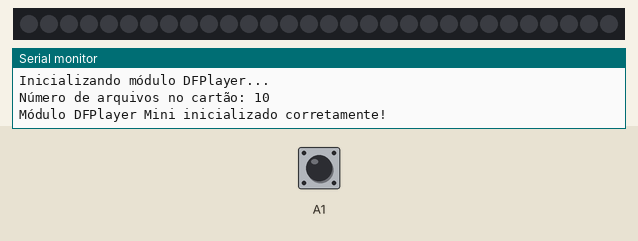
Simulated run of this sketch. Board: Arduino Uno, built with avr-gcc and run on an emulated ATmega328P. On the bench: 30 RGB LEDs in strip order, left to right, the last lines printed to the serial monitor. Inputs (shaded band) come from the test bench; at power-on: A1 HIGH. The audio player accepts every command and is not drawn.

Above: at 1.7 s.
1.8 s: A1 pulled LOW for 0.15 s
At 3.4 s:
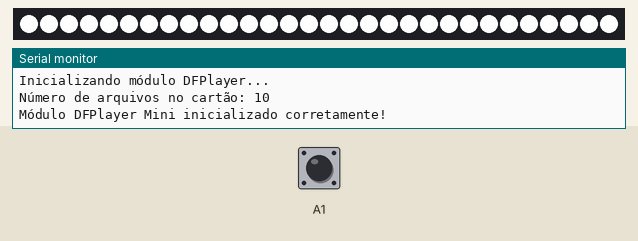
4.2 s: A1 pulled LOW for 1 s
At 4.84 s:
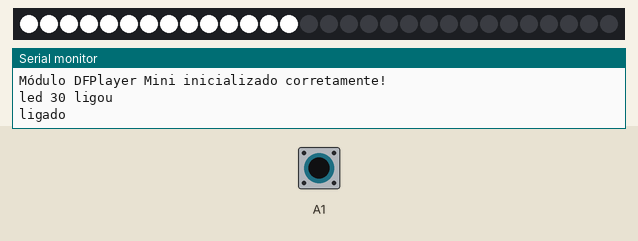
7.2 s: A1 pulled LOW for 3.2 s
At 8.65 s:
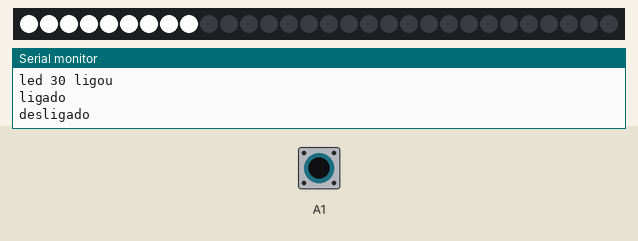
Timing chart, 0 to 10.2 s (numbered marks = the images above; inputs shaded):
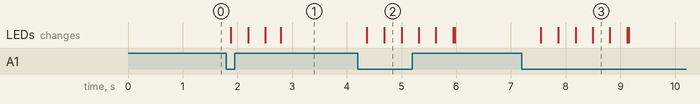

The sketch:

ledSabreInterruptorteste.ino
```cpp
#include <SoftwareSerial.h>
#include <DFRobotDFPlayerMini.h>
#include<Wire.h>
#include <FastLED.h>
#define NUM_LEDS 30
#define DATA_PIN 6

//musica
SoftwareSerial mySoftwareSerial(10, 11); // RX, TX
DFRobotDFPlayerMini myDFPlayer;


//-led e botão
CRGB leds[NUM_LEDS];
int numero = 0;
int cont = 0;
int cont2 = 0;
int cont3 = 0;
int estadoBoton1 = 0;
//movimentacao
const int MPU = 0x68;
float AccX, AccY, AccZ;


void setup() {
  mySoftwareSerial.begin(9600);
  Serial.begin(9600);

  //inicializa os leds
  LEDS.addLeds<WS2811,DATA_PIN,GRB>(leds,NUM_LEDS);
  pinMode(A1,INPUT_PULLUP);

/*  // Inicializa o MPU-6050
  Wire.begin();
  Wire.beginTransmission(MPU);
  Wire.write(0x6B);
  Wire.write(0);
  Wire.endTransmission(true);
  // Configura Acelerometro para fundo de escala desejado
  /*
      Wire.write(0b00000000); // fundo de escala em +/-2g
      Wire.write(0b00001000); // fundo de escala em +/-4g
      Wire.write(0b00010000); // fundo de escala em +/-8g
      Wire.write(0b00011000); // fundo de escala em +/-16g

  Wire.beginTransmission(MPU);
  Wire.write(0x1C);
  Wire.write(0b00001000);  // Trocar esse comando para fundo de escala desejado conforme acima
  Wire.endTransmission();
*/
    // Verifica se o módulo de som está conectado e se cartão SD foi inserido
  Serial.println();
  Serial.println(F("DFRobot DFPlayer Mini"));
  Serial.println(F("Inicializando módulo DFPlayer..."));
  if (!myDFPlayer.begin(mySoftwareSerial))
  {
    Serial.println(F("Não inicializado:"));
    Serial.println(F("- Verifique se módulo foi corretamente conectado ou"));
    Serial.println(F("- Insira um cartão SD"));
    while (true);
  }
    // Definições iniciais
  myDFPlayer.setTimeOut(500); //  Timeout serial 500ms
  myDFPlayer.volume(26);      //  Volume (de 0 até 30)
  myDFPlayer.EQ(0);           //  Equalização normal
  Serial.println();
  Serial.print("Número de arquivos no cartão: ");
  Serial.println(myDFPlayer.readFileCounts(DFPLAYER_DEVICE_SD));
  Serial.println();
  Serial.println(F("Módulo DFPlayer Mini inicializado corretamente!"));
}
void loop() {


  estadoBoton1 = digitalRead(A1);
  //opcoes do botão de ligar e desligar
  if (estadoBoton1 == LOW and numero <= 11) {
    numero = numero + 1;
    delay(20);
  }

  if(numero>2){
    numero=1
    ;
  }

  switch (numero) {
    case 1:
      if(cont==0){
             ligaLed();
      cont=1;
      }
      delay(500);
      if(cont3 == 0){
      cont3=1;
      }

      cont2=0;
      break;
    case 2:

      if(cont2==0){
       desligaLed();
          cont2=1;

      }
      cont=0;
      cont3=0;
    break;
  }

}


//liga o sabre
void ligaLed(){
      //ligando o sabre
          myDFPlayer.play(1);
       for(int a=0; a<30; a++){
          leds[a] = CRGB::White;
          delay(30);
          FastLED.show();
       }
       if(leds[30]=CRGB::White){
              delay(950);
              myDFPlayer.play(2);
            Serial.println("led 30 ligou");

        }
         Serial.println("ligado");

  // Comandos para iniciar transmissão de dados
 /* Wire.beginTransmission(MPU);
  Wire.write(0x3B);
  Wire.endTransmission(false);
  Wire.requestFrom(MPU, 14, true); // Solicita os dados ao sensor

  // Armazena o valor dos sensores nas variaveis correspondentes
  AccX = Wire.read() << 8 | Wire.read(); //0x3B (ACCEL_XOUT_H) & 0x3C (ACCEL_XOUT_L)
  AccY = Wire.read() << 8 | Wire.read(); //0x3D (ACCEL_YOUT_H) & 0x3E (ACCEL_YOUT_L)
  AccZ = Wire.read() << 8 | Wire.read(); //0x3F (ACCEL_ZOUT_H) & 0x40 (ACCEL_ZOUT_L)

    // Imprime na Serial os valores obtidos
   Alterar divisão conforme fundo de escala escolhido:
      Acelerômetro
      +/-2g = 16384
      +/-4g = 8192
      +/-8g = 4096
      +/-16g = 2048

  float alguloX =  AccX / 4096;
  float anguloY = AccY / 4096;
  float anguloZ = AccZ / 4096;

  Serial.print(alguloX);
  Serial.print(" ");
  Serial.print(anguloZ);
  Serial.print(" ");
  Serial.println(anguloZ);
    */
}
 //desliga sabre
void desligaLed(){
       myDFPlayer.play(6);
       for(int b=30; b>0-1; b--){
          leds[b]= CRGB::Black;
          delay(20);
          FastLED.show();
       }

       Serial.println("desligado");
}
```

Measured:
- after the input at 1.8 s, the LEDs: first change after 0.08 s (image 1 shows a later state)
- after the input at 4.2 s, the LEDs: first change after 0.16 s (image 2 shows a later state)
- after the input at 7.2 s, the LEDs: first change after 0.35 s (image 3 shows a later state)
